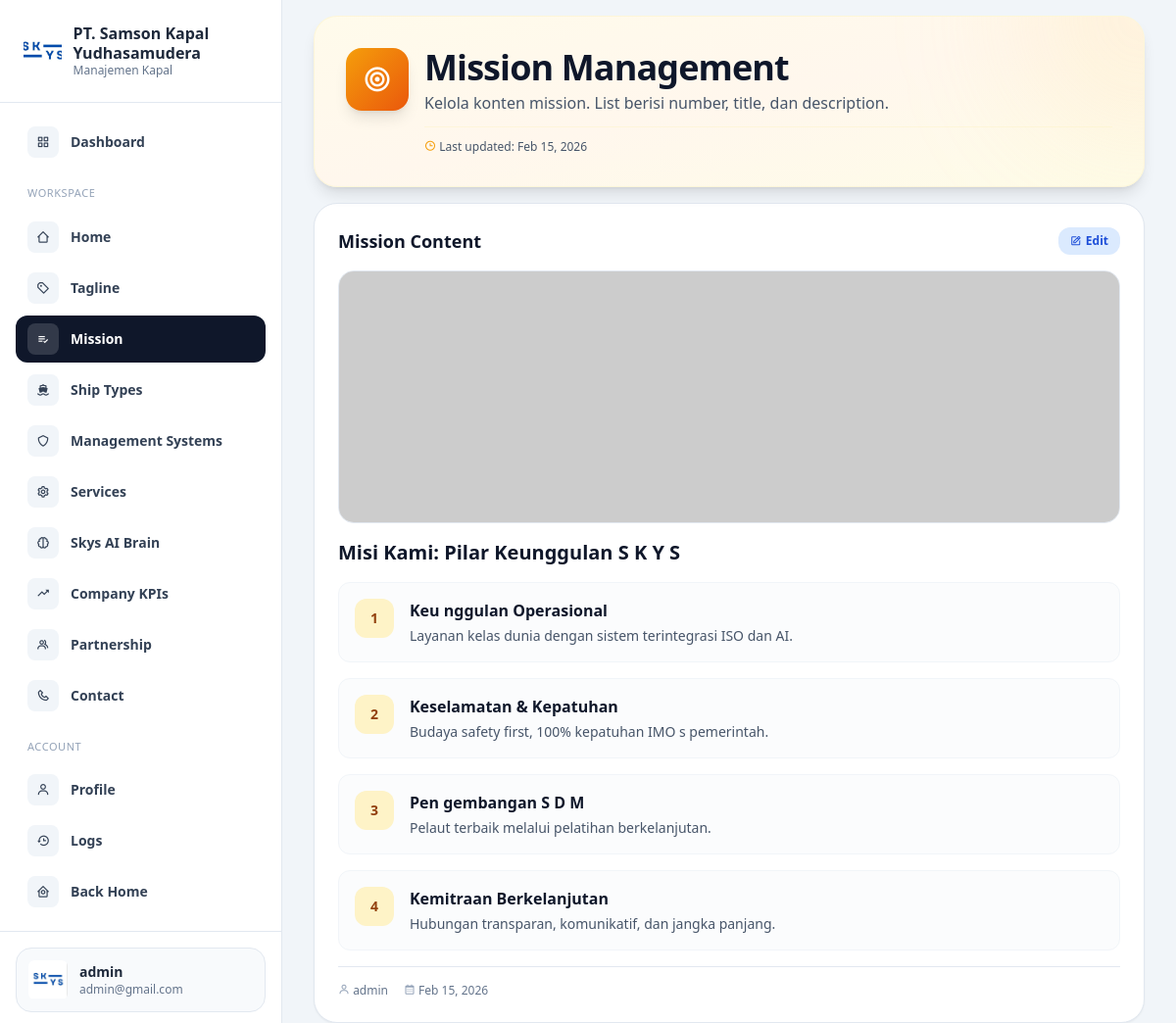
/dashboard/mission/index.php (signed in), run on the app's committed database.
### tables this page shows
CREATE TABLE `missions` (
  `id` int UNSIGNED NOT NULL,
  `title` varchar(255) NOT NULL,
  `image` varchar(255) NOT NULL,
  `list` json NOT NULL,
  `user_id` int UNSIGNED DEFAULT NULL,
  `created_at` datetime NOT NULL DEFAULT CURRENT_TIMESTAMP,
  `updated_at` datetime DEFAULT NULL ON UPDATE CURRENT_TIMESTAMP
);

CREATE TABLE `accounts` (
  `id` int UNSIGNED NOT NULL,
  `fullname` varchar(255) NOT NULL,
  `email` varchar(255) NOT NULL,
  `password` varchar(255) NOT NULL,
  `role_id` tinyint UNSIGNED NOT NULL DEFAULT '1',
  `created_at` datetime NOT NULL DEFAULT CURRENT_TIMESTAMP,
  `updated_at` datetime DEFAULT NULL ON UPDATE CURRENT_TIMESTAMP
);

### controllers/MissionController.php (called while the page is built, shortened)
<?php
class MissionController
{
    private mysqli $db;
    public function __construct(mysqli $db, ?AuthController $auth = null)
    {
        $this->db = $db;
    }
    public static function decodeList(?string $json): array
    {
        $decoded = json_decode($json, true);
        $out = [];
        foreach ($decoded as $item) {
            $out[] = [
                'number'  => $item['number'] ?? 0,
                'title'   => (string) ($item['title'] ?? ''),
                'description' => (string) ($item['description'] ?? ''),
            ];
        }
        return $out;
    }
    public function getFirst(): ?array
    {
        $stmt = $this->db->prepare("SELECT m.id, m.title, m.image, m.`list`, m.user_id, m.created_at, m.updated_at, a.fullname FROM `missions` m LEFT JOIN `accounts` a ON m.user_id = a.id ORDER BY m.id DESC LIMIT 1");
        $stmt->execute();
        $row = $stmt->get_result()->fetch_assoc();
        $row['list'] = self::decodeList($row['list'] ?? null);
        return $row;
    }
}

### dashboard/mission/index.php (the view, shortened to what this page needs)
<?php
require_once __DIR__ . '/../header.php';
require_once __DIR__ . '/../../config/db.php';
require_once __DIR__ . '/../../controllers/MissionController.php';
$active = 'mission';
$auth = new AuthController($db);
$controller = new MissionController($db, $auth);
$missionData = $controller->getFirst();
?>
<section class="flex min-h-screen overflow-hidden">
    <?php require_once __DIR__ . '/../sidebar.php'; ?>
    <div class="flex-1 min-w-0 h-screen overflow-y-auto px-4 md:px-8 space-y-4">
        <div class="relative overflow-hidden rounded-3xl bg-gradient-to-br from-amber-50 via-orange-50 to-yellow-50 border border-amber-100/50 shadow-lg">
            <div class="absolute top-0 right-0 w-64 h-64 bg-gradient-to-br from-amber-200/20 to-orange-200/20 rounded-full blur-3xl -translate-y-1/2 translate-x-1/2"></div>
            <div class="relative px-6 md:px-8 py-6 md:py-8">
                <div class="flex flex-col md:flex-row items-start md:items-center md:justify-between gap-4 md:gap-6">
                    <div class="flex items-start gap-4 flex-1">
                        <div class="flex-shrink-0 w-14 h-14 md:w-16 md:h-16 rounded-2xl bg-gradient-to-br from-amber-500 to-orange-600 shadow-lg flex items-center justify-center hidden md:flex">
                            <i class='bx bx-bullseye text-2xl md:text-3xl text-white'></i>
                        </div>
                        <div class="flex flex-col flex-1 min-w-0">
                            <h1 class="text-2xl sm:text-3xl md:text-4xl font-bold text-slate-900 tracking-tight">
                                Mission Management
                            </h1>
                            <p class="text-sm sm:text-base text-slate-600 leading-relaxed max-w-2xl mt-1">
                                Kelola konten mission. List berisi number, title, dan description.
                            </p>
                            <?php if ($missionData): ?>
                            <div class="flex flex-wrap items-center gap-x-4 gap-y-2 mt-3 pt-3 border-t border-amber-100/50 text-xs text-slate-600">
                                <span><i class='bx bx-time text-amber-500'></i> Last updated: <?php echo date('M d, Y', strtotime($missionData['updated_at'] ?? $missionData['created_at'])); ?></span>
                            </div>
                            <?php endif; ?>
                        </div>
                    </div>
                </div>
            </div>
        </div>
        <?php if ($missionData): ?>
        <div class="rounded-3xl border border-slate-200 bg-white shadow-sm overflow-hidden">
            <div class="p-6">
                <div class="flex items-center justify-between mb-4">
                    <h2 class="text-lg font-semibold text-slate-900">Mission Content</h2>
                    <a href="/dashboard/mission/edit.php?id=<?php echo (int) $missionData['id']; ?>"
                        class="inline-flex items-center gap-1 rounded-xl bg-blue-100 px-3 py-1.5 text-xs font-semibold text-blue-700 hover:bg-blue-200">
                        <i class='bx bx-edit'></i> Edit
                    </a>
                </div>
                <?php if (!empty($missionData['image'])): ?>
                <div class="mb-4 rounded-2xl overflow-hidden bg-slate-100 border border-slate-200">
                    <img src="<?php echo htmlspecialchars((strpos($missionData['image'], '/') === 0 ? '' : '/') . $missionData['image']); ?>"
                        alt="<?php echo htmlspecialchars($missionData['title']); ?>"
                        class="w-full h-48 md:h-64 object-cover"
                        onerror="this.src='https://via.placeholder.com/800x400?text=Image+Not+Found'">
                </div>
                <?php endif; ?>
                <h3 class="text-xl font-semibold text-slate-900 mb-4"><?php echo htmlspecialchars($missionData['title']); ?></h3>
                <?php
                $list = $missionData['list'] ?? [];
                if (!empty($list)):
                ?>
                <div class="space-y-4">
                    <?php foreach ($list as $item): ?>
                    <div class="flex gap-4 p-4 rounded-xl border border-slate-100 bg-slate-50/50">
                        <span class="flex-shrink-0 w-10 h-10 rounded-xl bg-amber-100 text-amber-800 font-bold flex items-center justify-center text-sm">
                            <?php echo htmlspecialchars((string)($item['number'] ?? '')); ?>
                        </span>
                        <div class="min-w-0 flex-1">
                            <div class="font-semibold text-slate-900"><?php echo htmlspecialchars($item['title'] ?? ''); ?></div>
                            <div class="text-sm text-slate-600 mt-1"><?php echo htmlspecialchars($item['description'] ?? ''); ?></div>
                        </div>
                    </div>
                    <?php endforeach; ?>
                </div>
                <?php endif; ?>
                <div class="flex flex-wrap items-center gap-4 pt-4 mt-4 border-t border-slate-200 text-xs text-slate-500">
                    <span><i class='bx bx-user text-slate-400'></i> <?php echo htmlspecialchars($missionData['fullname'] ?? 'Unknown'); ?></span>
                    <span><i class='bx bx-calendar text-slate-400'></i> <?php echo date('M d, Y', strtotime($missionData['created_at'])); ?></span>
                </div>
            </div>
        </div>
        <?php endif; ?>
    </div>
</section>
<?php require_once __DIR__ . '/../footer.php'; ?>

### dashboard/sidebar.php (shortened to what this page needs)
<?php
$user = $_SESSION['user'] ?? null;
$active = $active ?? 'dashboard';
function navClass(string $key, string $active): string
{
    $base = 'flex items-center gap-3 px-3 py-2 rounded-xl text-sm font-semibold ';
    if ($key === $active) {
        return $base . 'bg-slate-900 text-white';
    }
    return $base . 'text-slate-700 hover:bg-slate-100';
}
?>
<aside id="sidebar"
    class="fixed inset-y-0 left-0 z-50 w-72 bg-white text-slate-800 h-screen min-h-screen overflow-y-auto flex flex-col border-r border-slate-200 transform -translate-x-full transition-transform duration-300 ease-in-out lg:relative lg:translate-x-0">
    <div class="px-6 py-6 border-b border-slate-200 flex items-center justify-between">
        <div class="flex items-center gap-3">
            <div class="h-14 w-14 rounded-xl overflow-hidden">
                <img src="/public/logo.jpeg" alt="PT Samson Sure" class="h-full w-full object-cover">
            </div>
            <div>
                <div class="text-base font-semibold leading-tight">PT. Samson Kapal Yudhasamudera</div>
                <div class="text-xs text-slate-500">Manajemen Kapal</div>
            </div>
        </div>
    </div>
    <nav class="px-4 py-4 flex-1 space-y-1">
        <a href="/dashboard" class="<?php echo navClass('dashboard', $active); ?>">
            <span class="inline-flex h-8 w-8 items-center justify-center rounded-lg <?php echo $active === 'dashboard' ? 'bg-white/15' : 'bg-slate-100 text-slate-700'; ?>">
                <i class="bx bx-grid-alt"></i>
            </span>
            Dashboard
        </a>
        <div class="pt-4 pb-2 px-3 text-[11px] uppercase tracking-wider text-slate-400">Workspace</div>
        <a href="/dashboard/home" class="<?php echo navClass('home', $active); ?>">
            <span class="inline-flex h-8 w-8 items-center justify-center rounded-lg <?php echo $active === 'home' ? 'bg-white/15' : 'bg-slate-100 text-slate-700'; ?>">
                <i class="bx bx-home-alt-2"></i>
            </span>
            Home
        </a>
        <a href="/dashboard/tagline" class="<?php echo navClass('tagline', $active); ?>">
            <span class="inline-flex h-8 w-8 items-center justify-center rounded-lg <?php echo $active === 'tagline' ? 'bg-white/15' : 'bg-slate-100 text-slate-700'; ?>">
                <i class="bx bx-purchase-tag-alt"></i>
            </span>
            Tagline
        </a>
        <a href="/dashboard/mission" class="<?php echo navClass('mission', $active); ?>">
            <span class="inline-flex h-8 w-8 items-center justify-center rounded-lg <?php echo $active === 'mission' ? 'bg-white/15' : 'bg-slate-100 text-slate-700'; ?>">
                <i class="bx bx-list-check"></i>
            </span>
            Mission
        </a>
        <a href="/dashboard/ship-types" class="<?php echo navClass('ship-types', $active); ?>">
            <span class="inline-flex h-8 w-8 items-center justify-center rounded-lg <?php echo $active === 'ship-types' ? 'bg-white/15' : 'bg-slate-100 text-slate-700'; ?>">
                <i class="bx bxs-ship"></i>
            </span>
            Ship Types
        </a>
        <a href="/dashboard/management-systems" class="<?php echo navClass('management-systems', $active); ?>">
            <span class="inline-flex h-8 w-8 items-center justify-center rounded-lg <?php echo $active === 'management-systems' ? 'bg-white/15' : 'bg-slate-100 text-slate-700'; ?>">
                <i class="bx bx-shield"></i>
            </span>
            Management Systems
        </a>
        <a href="/dashboard/services" class="<?php echo navClass('services', $active); ?>">
            <span class="inline-flex h-8 w-8 items-center justify-center rounded-lg <?php echo $active === 'services' ? 'bg-white/15' : 'bg-slate-100 text-slate-700'; ?>">
                <i class="bx bx-cog"></i>
            </span>
            Services
        </a>
        <a href="/dashboard/skys-ai-brain" class="<?php echo navClass('skys-ai-brain', $active); ?>">
            <span class="inline-flex h-8 w-8 items-center justify-center rounded-lg <?php echo $active === 'skys-ai-brain' ? 'bg-white/15' : 'bg-slate-100 text-slate-700'; ?>">
                <i class="bx bx-brain"></i>
            </span>
            Skys AI Brain
        </a>
        <a href="/dashboard/company-kpis" class="<?php echo navClass('company-kpis', $active); ?>">
            <span class="inline-flex h-8 w-8 items-center justify-center rounded-lg <?php echo $active === 'company-kpis' ? 'bg-white/15' : 'bg-slate-100 text-slate-700'; ?>">
                <i class="bx bx-trending-up"></i>
            </span>
            Company KPIs
        </a>
        <a href="/dashboard/partnership" class="<?php echo navClass('partnership', $active); ?>">
            <span class="inline-flex h-8 w-8 items-center justify-center rounded-lg <?php echo $active === 'partnership' ? 'bg-white/15' : 'bg-slate-100 text-slate-700'; ?>">
                <i class="bx bx-group"></i>
            </span>
            Partnership
        </a>
        <a href="/dashboard/contact" class="<?php echo navClass('contact', $active); ?>">
            <span class="inline-flex h-8 w-8 items-center justify-center rounded-lg <?php echo $active === 'contact' ? 'bg-white/15' : 'bg-slate-100 text-slate-700'; ?>">
                <i class="bx bx-phone"></i>
            </span>
            Contact
        </a>
        <div class="pt-4 pb-2 px-3 text-[11px] uppercase tracking-wider text-slate-400">Account</div>
        <a href="/dashboard/profile" class="<?php echo navClass('profile', $active); ?>">
            <span class="inline-flex h-8 w-8 items-center justify-center rounded-lg <?php echo $active === 'profile' ? 'bg-white/15' : 'bg-slate-100 text-slate-700'; ?>">
                <i class="bx bx-user"></i>
            </span>
            Profile
        </a>
        <a href="/dashboard/logs" class="<?php echo navClass('logs', $active); ?>">
            <span class="inline-flex h-8 w-8 items-center justify-center rounded-lg <?php echo $active === 'logs' ? 'bg-white/15' : 'bg-slate-100 text-slate-700'; ?>">
                <i class="bx bx-history"></i>
            </span>
            Logs
        </a>
        <a href="/" class="<?php echo navClass('back-home', $active); ?>">
            <span class="inline-flex h-8 w-8 items-center justify-center rounded-lg <?php echo $active === 'back-home' ? 'bg-white/15' : 'bg-slate-100 text-slate-700'; ?>">
                <i class="bx bx-home-circle"></i>
            </span>
            Back Home
        </a>
    </nav>
    <div class="px-4 py-4 border-t border-slate-200">
        <div class="flex items-center gap-3 px-3 py-3 rounded-2xl bg-slate-50 border border-slate-200">
            <div class="h-10 w-10 rounded-md overflow-hidden">
                <img src="/public/logo.jpeg" alt="profile" />
            </div>
            <div class="min-w-0">
                <div class="text-sm font-semibold truncate">
                    <?php echo htmlspecialchars($user['fullname'] ?? 'Admin'); ?></div>
                <div class="text-xs text-slate-500 truncate"><?php echo htmlspecialchars($user['email'] ?? ''); ?></div>
            </div>
        </div>
    </div>
</aside>

### data on the page
missions: user.fullname "admin", updated_at+created_at "Feb 15, 2026", title "Misi Kami: Pilar Keunggulan S K Y S", created_at "Feb 15, 2026"

### other printed values
$user['email'] "admin@gmail.com"
$item['number'] "1"
$item['title'] "Keu nggulan Operasional"
$item['description'] "Layanan kelas dunia dengan sistem terintegrasi ISO dan AI."
$item['number'] "2"
$item['title'] "Keselamatan & Kepatuhan"
$item['description'] "Budaya safety first, 100% kepatuhan IMO s pemerintah."
$item['number'] "3"
$item['title'] "Pen gembangan S D M"
$item['description'] "Pelaut terbaik melalui pelatihan berkelanjutan."
$item['number'] "4"
$item['title'] "Kemitraan Berkelanjutan"
$item['description'] "Hubungan transparan, komunikatif, dan jangka panjang."
